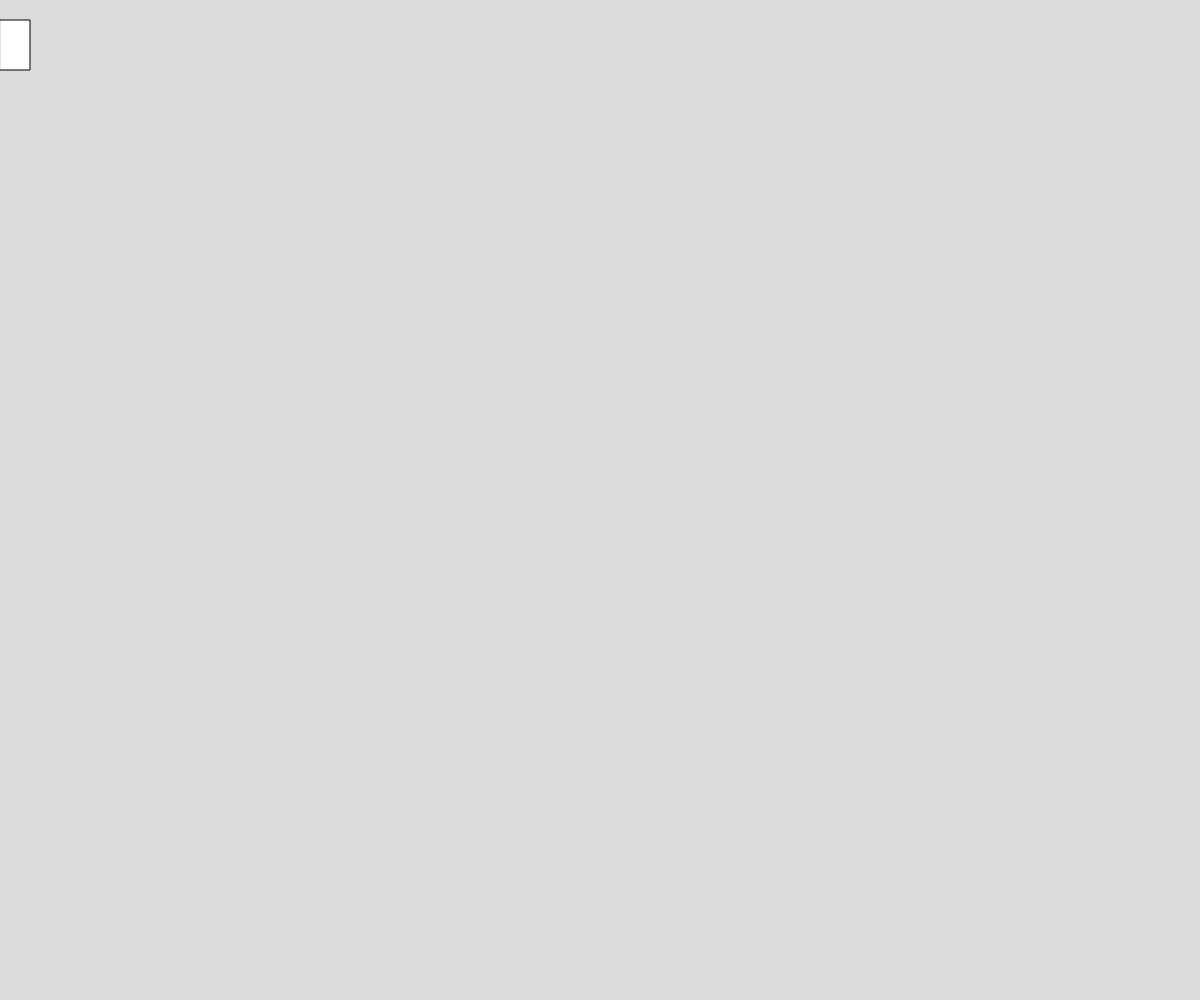
Frame 1 (no input)
Frame 60 (no input): identical to frame 1, image omitted
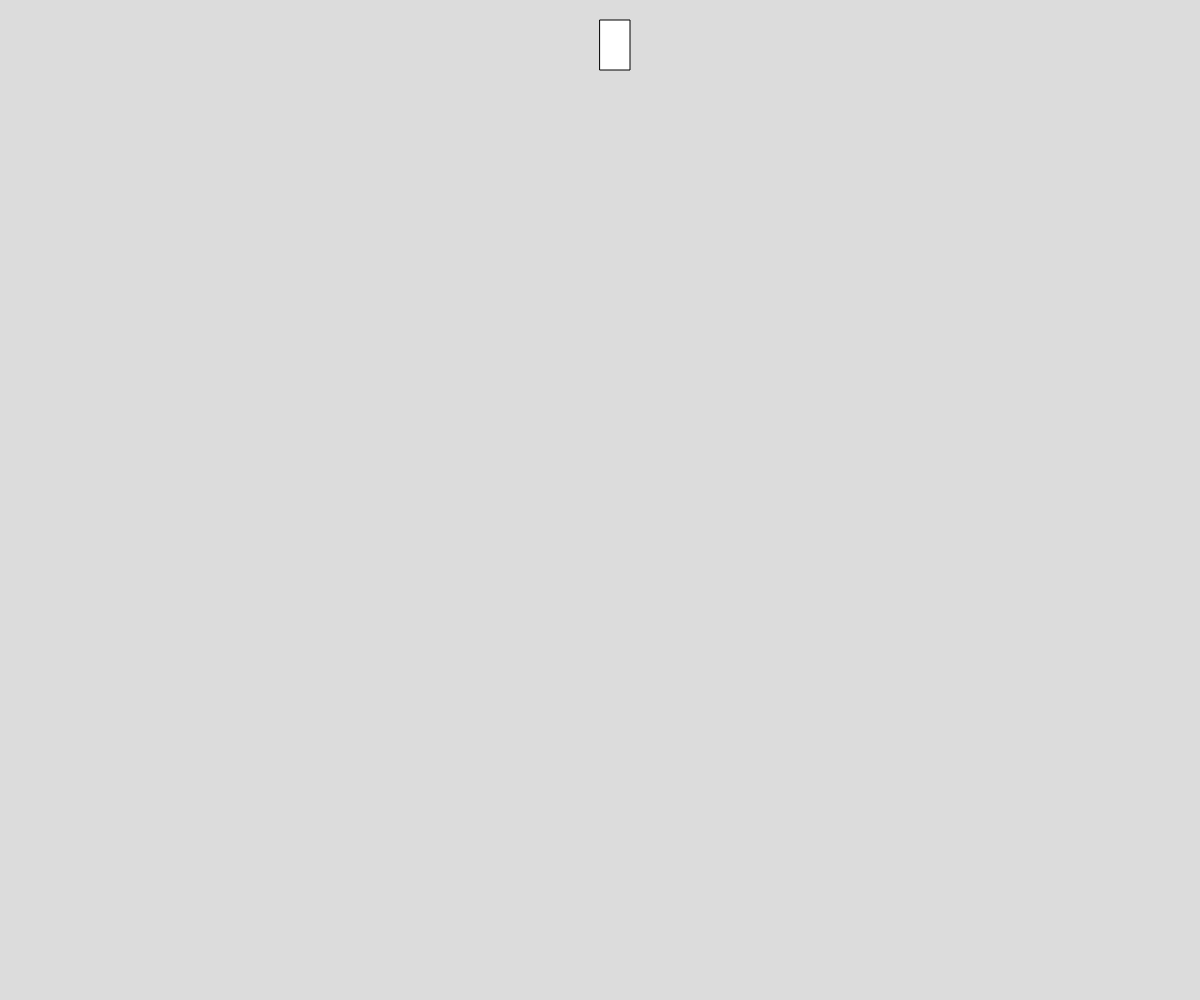
Frame 120 (the mouse pressed at the canvas centre since frame 60)

The p5.js sketch that drew these frames (run headless with seeded random() and noise() and a simulated clock; from frame 60 on, the mouse is pressed at the canvas centre):

// p5.js sketch
// ── sketch.js
// Project Title
// Your Name
// Date
//
// Extra for Experts:
// - describe what you did to take this project "above and beyond"


function setup() {
  createCanvas(windowWidth, windowHeight);
}

function draw() {
  background(220);
  rect(mouseX, 20, 30, 50);
}
